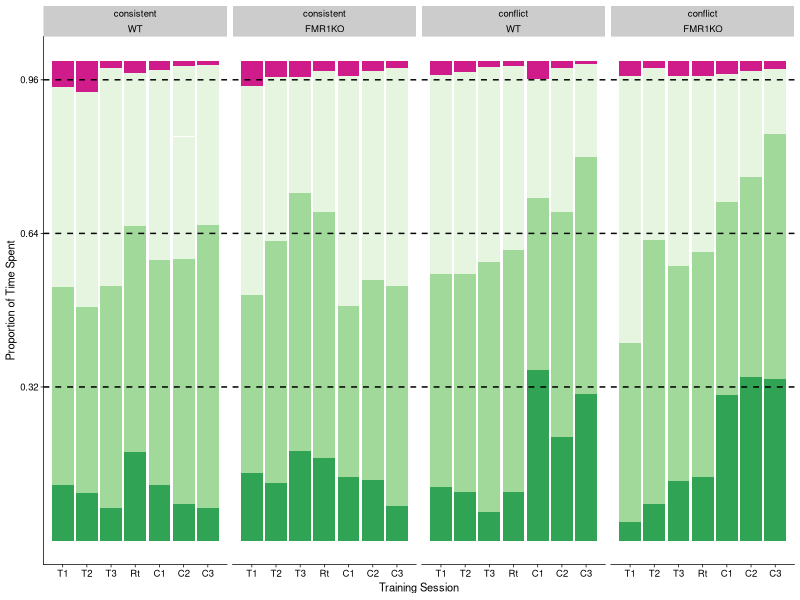
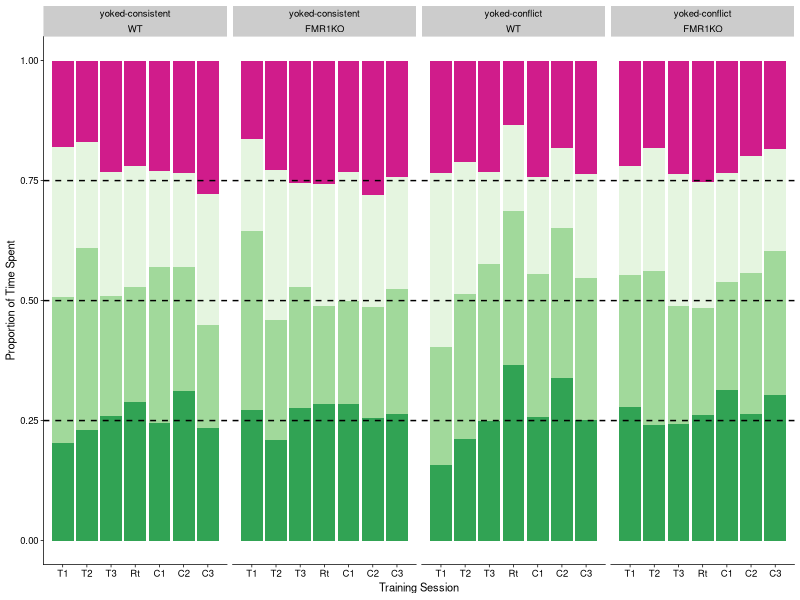
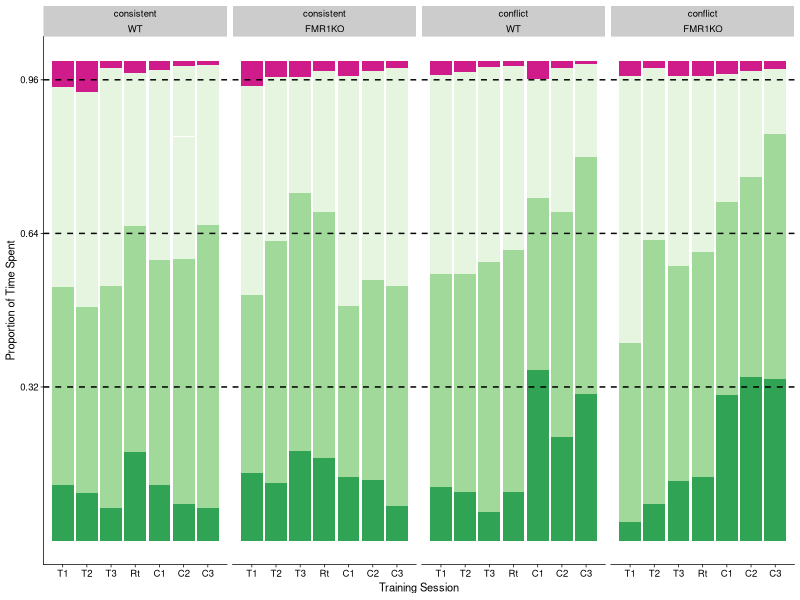
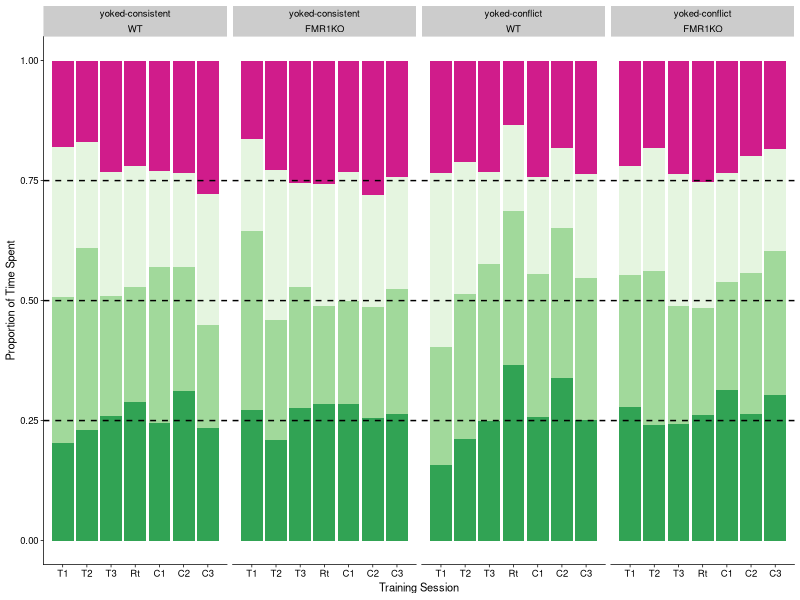

Write the R code that produced these figures, in order.
## ---- chunk 1
library(dplyr) # for subsetting data 
library(car) # for fancy ANOVA
library(ggplot2) # for plotting
library(cowplot) # for "easier"" ggplot themes

knitr::opts_chunk$set(fig.path = '../figures/01_behavior/')
## ---- chunk 2
behavior <- read.csv("../results/behaviordata.csv", header = T)
behavior$APA2 <- factor(behavior$APA2, levels = c("yoked-consistent","consistent", "yoked-conflict","conflict")) ## relevel then rename factors treatment
behavior$Genotype <- factor(behavior$Genotype, levels = c("WT","FMR1KO")) # relevel genotype

proptime <- read.csv("../results/behaviorproptime.csv", header = T)
proptime$APA2 <- factor(proptime$APA2, levels = c("yoked-consistent","consistent", "yoked-conflict","conflict")) ## relevel then rename factors treatment
proptime$Genotype <- factor(proptime$Genotype, levels = c("WT","FMR1KO")) # relevel genotype
proptime$variable <- factor(proptime$variable, 
          levels = c("pTimeTarget", "pTimeCCW", "pTimeOPP", "pTimeCW"))
## ---- chunk 3
timespent1 <- proptime %>%
  filter(APA2 %in% c("consistent","conflict")) %>%
  filter(TrainSessionComboNum != 1, TrainSessionComboNum != 9 ) %>%
  ggplot(aes(x = TrainSessionComboNum, y = value,fill = variable)) + 
    geom_bar(position = "fill",stat = "identity") +
    scale_x_continuous(name="Training Session", 
                       breaks = c(1, 2, 3, 4, 5, 6, 7, 8, 9),
                       labels = c( "P", "T1", "T2", "T3",
                                   "Rt", "C1", "C2","C3", 
                                   "Rn")) +
  facet_wrap(~APA2*Genotype, nrow=1) +
  theme_cowplot(font_size = 8, line_size = 0.25) +  theme(legend.title=element_blank()) +
    theme(legend.position="none") +
  scale_y_continuous(name= "Proportion of Time Spent",
                     breaks = c(0.32,0.64, 0.96)) +
  scale_fill_manual(values = c("#d01c8b", "#e5f5e0" ,"#a1d99b", "#31a354")) + 
  geom_hline(yintercept=c(0.32,0.64, 0.96), color="black" , linetype="dashed") 
timespent1

timespent2 <- proptime %>%
  filter(APA2 %in% c("yoked-consistent","yoked-conflict")) %>%
    filter(TrainSessionComboNum != 1, TrainSessionComboNum != 9 ) %>%
  ggplot(aes(x = TrainSessionComboNum, y = value,fill = variable)) + 
    geom_bar(position = "fill",stat = "identity") +
    scale_x_continuous(name="Training Session", 
                       breaks = c(1, 2, 3, 4, 5, 6, 7, 8, 9),
                       labels = c( "P", "T1", "T2", "T3",
                                   "Rt", "C1", "C2","C3", 
                                   "Rn")) +
  facet_wrap(~APA2*Genotype, nrow=1) +
  theme_cowplot(font_size = 8, line_size = 0.25) +
  theme(legend.title=element_blank()) +
  theme(legend.position="none") +
  scale_y_continuous(name= "Proportion of Time Spent") +
  scale_fill_manual(values = c("#d01c8b", "#e5f5e0" ,"#a1d99b", "#31a354")) + 
  geom_hline(yintercept=c(0.25,0.50, 0.75), color="black" , linetype="dashed")
timespent2

pdf(file="../figures/01_behavior/timespent1.pdf", width=6, height=2.25)
plot(timespent1)
dev.off()

pdf(file="../figures/01_behavior/timespent2.pdf", width=6, height=2.25)
plot(timespent2)
dev.off()
## ---- chunk 4
PathNumStats <- behavior  %>% 
  filter(TrainSessionComboNum != "1", TrainSessionComboNum != "9") 
summary(aov(pTimeTarget ~  APA2 * Genotype, data=PathNumStats))
summary(aov(pTimeOPP ~  APA2 * Genotype, data=PathNumStats))
summary(aov(pTimeTarget ~  APA2 * Genotype, data=PathNumStats))
summary(aov(pTimeCCW ~  APA2 * Genotype, data=PathNumStats))
